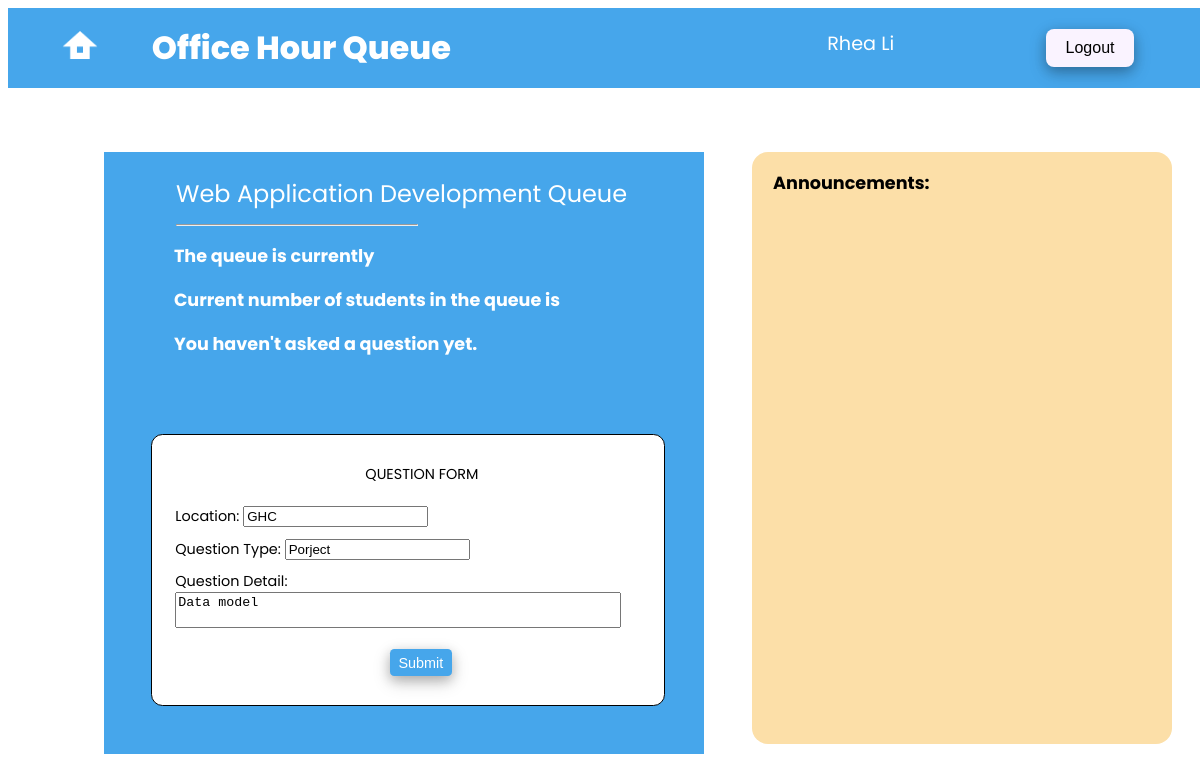
Screenshot of /student/3 (signed in) with the database file from the repository.
### ohq/models.py (models this page shows, shortened)
class Queue(models.Model):
    name = models.CharField(max_length=20, unique=True)
    enabled = models.BooleanField()

class Question(models.Model):
    queue = models.ForeignKey(Queue, on_delete=models.PROTECT)
    student = models.ForeignKey(User, on_delete=models.PROTECT, related_name="related_student")
    assigned_instructor = models.ForeignKey(User, blank=True, null=True, on_delete=models.PROTECT,
                                            related_name="related_instructor")
    creation_time = models.DateTimeField()
    processed_time = models.DateTimeField(blank=True, null=True)
    resolution_time = models.DateTimeField(blank=True, null=True)
    content = models.CharField(max_length=200)
    location = models.CharField(max_length=200)
    question_type = models.CharField(max_length=200)
    status = models.CharField(max_length=10, blank=True)

### ohq/views.py (the view)
# urls.py: path('student/<int:queue_id>', views.student_action, name='home'),
@login_required
def student_action(request, queue_id):
    if not check_valid_queue_id(queue_id):
        raise Http404
    context = {
        "this_queue_id": queue_id, "this_queue_name": Queue.objects.filter(id=queue_id)[0].name
    }
    questions = Question.objects.filter(
        queue_id__exact=queue_id,
        student=request.user,
        status__in=["waiting", "processing"],
    ).order_by("-creation_time")
    if questions.count() == 0:
        return render(request, "ohq/student.html", context)  # html provides empty default value
    else:
        context["current_question"] = questions[0]
        return render(request, "ohq/student.html", context)

### ohq/views.py (called while the page is built)
def check_valid_queue_id(queue_id):
    return Queue.objects.filter(id=queue_id).count() > 0

### ohq/templates/ohq/student.html (shortened to what this page needs)
{% extends "ohq/main.html" %}
{% block additional-head %}
    {% load static %}
{% endblock %}
{%block left-content %}
<h2 id="queue-status-heading">
    The queue is currently
</h2>
<h2 id="number-waiting-questions">
    Current number of students in the queue is <span id="student-number"> </span>
</h2>
<h2 id="curr-position-in-queue">
    You haven't asked a question yet.
</h2>
<form action="{% url 'remove_question' this_queue_id %}" method="post">
</form>
<div class='form'>
    <form class="add_to_ohq" action="{% url 'add_question' this_queue_id %}" method="post">
        <div class="quesform">
           <a class="quesform-text">QUESTION FORM</a>
        </div>
        <div id="input-location">
            <a>Location:</a>
            <input id="location" type="text" name="location" value="{{ current_question.location|default:'' }}"
                   autofocus required>
        </div>
        <div id="input-question-type">
            <a>Question Type:</a>
            <input id="question_type" type="text" name="question_type"
                   value="{{ current_question.question_type|default:'' }}" required>
        </div>
        <div id="input-question-content">
            <a id="question-detail">Question Detail:</a><br>
            <textarea id="content" type="text" name="content" required>{{ current_question.content|default:'' }}</textarea>
        </div>
        <div class="buttons-in-form-submission">
            <div>
                <button id="id_post_button">Submit</button>
            </div>
        </div>
    </form>
</div>
{% endblock %}

### ohq/templates/ohq/main.html (shortened to what this page needs)
<!DOCTYPE html>
<html lang="en">
<head>
    {% load static %}
    <link href="{% static 'ohq/main.css' %}" rel="stylesheet" type="text/css">
</head>
<body>
    <div class='container'>
        <div class="container-item1" style="flex-basis: 2em; flex-grow: 2;">
            <a class="line-logo" href="{% url 'courses'%}"><img src="/static/ohq/side-logo.png"  alt='logo' class='logo' width="40px" height="28px"></a>
            <a class="ohq-text">Office Hour Queue</a>
        </div>
        <div class="container-item2" style="flex-basis: 2em; flex-grow: 1;">
            <a class="user-name"> {{ user.first_name }} {{ user.last_name }}</a>
            <a  href="{% url 'logout' %}"><button class="logout-button">Logout</button></a>
        </div>
    </div>
    <div class="body-container">
        <div class="main-container">
            <div class="happening-now" id="happening-now">
                <a>{{this_queue_name}} Queue</a>
            </div>
            <div class="hr-hr">
                <hr style="color:white; width:40%; margin-left:4.5em; margin-top:0.8em;">
            </div>
            <div class="specific-left-content">
                {% block left-content %}
                {% endblock %}
            </div>
        </div>
        <div class="notification-container" id="notification-container-id">
            <div id="announcements">
                <a>Announcements:</a>
            </div>
        </div>
    </div>
</body>
</html>

### ohq/static/ohq/main.css (style rules this page uses)
body { background:white; font-family: 'Poppins', sans-serif; width: auto; min-width: 1200px; }
.ohq-text { min-width: 350px; }
.container { background-color: #46A6EB; height: 5em; display: flex; flex-direction: row; flex-wrap: nowrap; justify-content: space-around; align-items: center; }
.container-item1 { color: white; text-align: center; width: 10em; line-height: 200%; font-weight: 800; font-size: 2em; flex-basis: 10em; display: flex; align-items: center; }
.container-item2 { display:flex; min-width: 200px; float: right; }
.line-logo { text-align: center; margin-left:1em; margin-right:0.2em; min-width: 80px; }
.user-name { color: white; font-size: 1.2em; margin:0px 1em 0em 1em; min-width: 200px; }
.logout-button { text-align: center; color:black; background-color: #FAF3FF; border: 0.5em; border-radius: 0.5em; padding: 0.6em 1.2em 0.6em 1.2em; font-size: 1em; margin:0em 1.5em 0em 0em; transition-duration: 0.4s; cursor: pointer; box-shadow: 0 4px 12px 0 rgba(0,0,0,0.2), 0 6px 18px 0 rgba(0,0,0,0.19); }
.body-container { min-width: 900px; display: flex; height: fit-content; }
.main-container { min-width: 600px; background-color:#46A6EB ; width: 50%; min-height:34em; height: fit-content; margin-top:2em; margin-left:6em; margin-bottom:2em; padding-bottom: 2em; }
.notification-container { min-width: 350px; background-color: #FCDFA8; width:35%; height: fit-content; min-height:37em; margin-left: 3em; margin-top:2em; height: fit-content; border-radius: 1em; float:right; }
#announcements { color:black; font-size: 1.1em; margin-top:1em; margin-left:1.2em; font-weight: 650; }
.happening-now { color: white; font-size: 1.5em; margin-top:1em; margin-left:3em; }
#queue-status-heading, #number-waiting-questions, #curr-position-in-queue { margin-left:1.5em; margin-top:1em; color: white; font-size: 1.1em; }
.quesform { padding-left: 10em; padding-bottom: 1.5em; }
.quesform-text { margin-left: 4em; }
.specific-left-content { width: 90%; height: 50%; margin-left:2.5em; margin-bottom:1em; }
.form { min-width: 500px; background-color: white; border: solid 1px black; border-radius: 0.8em; width: 90%; height: 90%; padding-top: 2em; padding-bottom: 2em; padding-left: 0.8em; margin-left: 0.5em; font-size: 0.9em; }
#queue-status-heading, #number-waiting-questions, #curr-position-in-queue { margin-left:1.7em; }
.buttons-in-form-submission { display: flex; justify-content: center; }
#id_post_button { text-align: center; color:white; background-color: #46A6EB; border: 0.5em; border-radius: 0.3em; padding: 0.4em 0.6em 0.4em 0.6em; font-size: 1em; margin-left:1em; margin-top:1em; transition-duration: 0.4s; cursor: pointer; box-shadow: 0 4px 12px 0 rgba(0,0,0,0.2), 0 6px 18px 0 rgba(0,0,0,0.19); }
#input-question-type, #input-question-content { margin-top: 0.8em; padding-left: 0.8em; }
#input-location { padding-left: 0.8em; }
#student-number { padding-left:0.6em; padding-right:0.6em; padding-top: 0.1em; padding-bottom: 0.1em; height:2em; width:5em; border: 0.2em; color:white; }
textarea { resize: none; width:90%; height:30%; }

### rows the page displays
Queue: name "Web Application Development"
Question: location "GHC", question_type "Porject", content "Data model"

### other values shown
{{ user.first_name }} "Rhea"
{{ user.last_name }} "Li"
